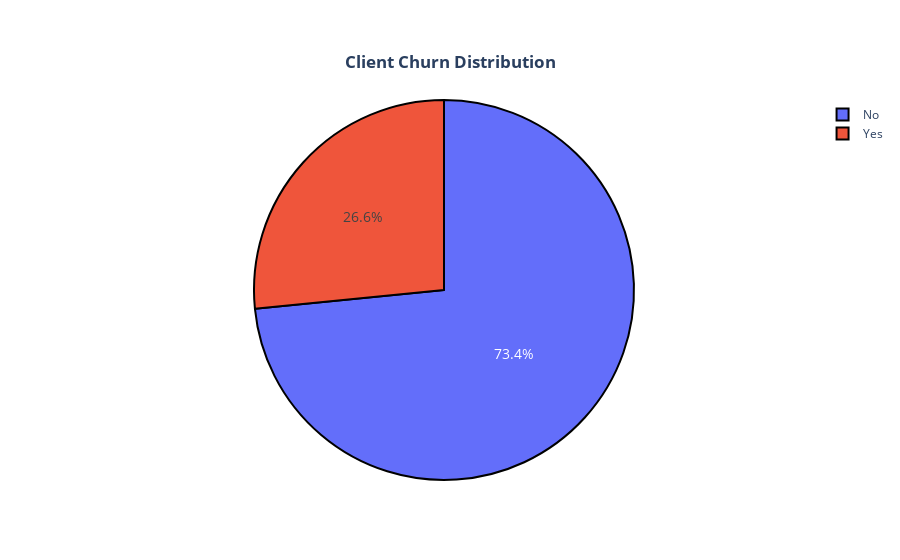

Here is the notebook cell this chart was saved with:
### Markdown cell above
# 3.1 Churn Distribution
The Client Churn Distribution is checked for any imbalance, as the feature is the target, it's important to choose what strategy to adopt when dealing with imbalanced classes.<br>
Below, a Pie Chart shows the feature distribution.

### Code cell
pie_plot(dataset["Churn"].value_counts(), 
         plot_title="<b>Client Churn Distribution<b>")

### Figure 1 — Plotly figure (JSON) as saved in the notebook; plotly's stock layout.template omitted (floating-point values rounded to 4 significant figures)
{"data": [{"labels": ["No", "Yes"], "marker": {"line": {"color": "#000000", "width": 2}}, "textfont": {"size": 14}, "type": "pie", "values": [5163, 1869]}], "layout": {"autosize": false, "title": {"text": "<b>Client Churn Distribution<b>", "x": 0.5, "xanchor": "center", "y": 0.9, "yanchor": "top"}, "yaxis": {"automargin": true}}}
